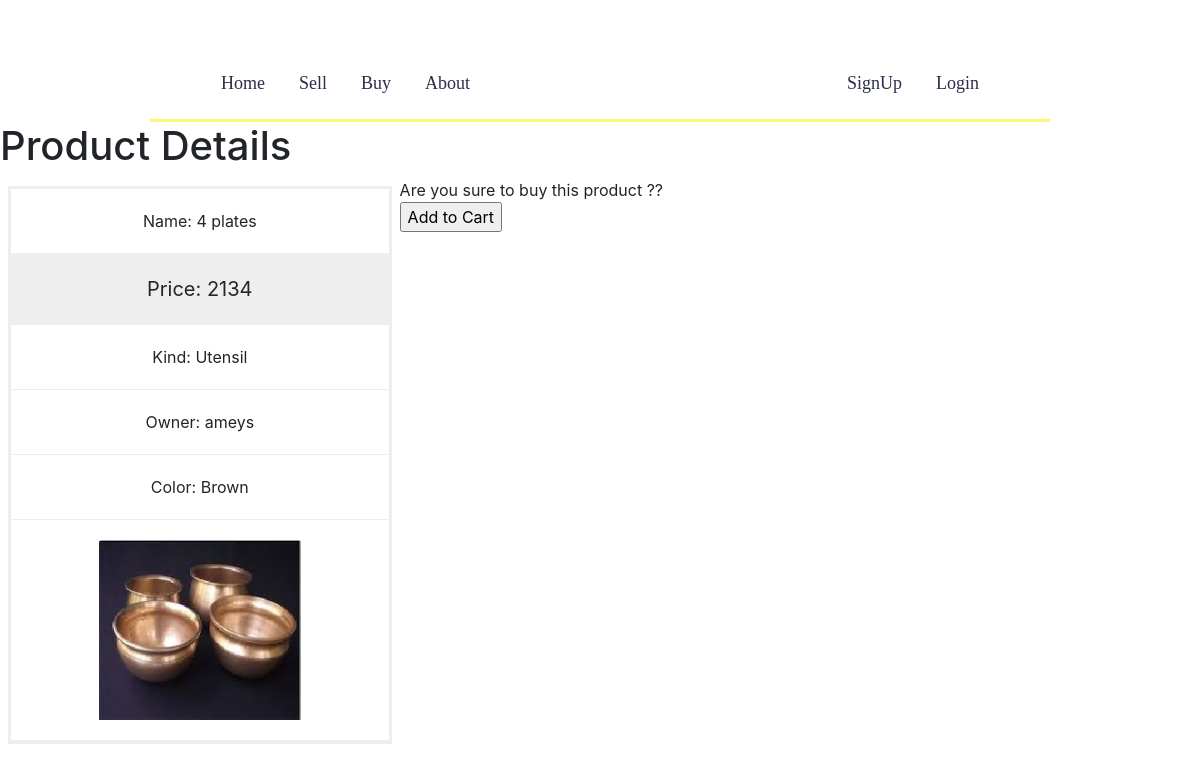
The page /product/8 on the database its author committed.
### app/models.py (models this page shows, shortened)
class Product(models.Model):
    prod_name=models.CharField(max_length=100)
    seller=models.ForeignKey(Customer,on_delete=models.CASCADE,related_name='sold_products',null=True)
    kind=models.ForeignKey(Kind,on_delete=models.CASCADE)
    color=models.ForeignKey(Color,on_delete=models.CASCADE)
    price=models.IntegerField()
    image=models.ImageField(upload_to='Product_Images/')
    booked=models.BooleanField(default=False)

class Kind(models.Model):
    category=models.CharField(max_length=100)
    def __str__(self):
        return self.category

class Customer(models.Model):
    user=models.OneToOneField(User,on_delete=models.CASCADE)
    address=models.CharField(max_length=250)
    city=models.ForeignKey(City,on_delete=models.CASCADE)
    def __str__(self):
        return self.user.username

class Color(models.Model):
    color_name=models.CharField(max_length=40)
    def __str__(self):
        return self.color_name

### app/views.py (the view)
# urls.py: path('product/<int:pk>',views.productDetailView.as_view(),name='prodetail')
class productDetailView(DetailView):
    model=models.Product
    context_object_name='product'
    template_name='app/product_details.html'

### templates/app/product_details.html (shortened to what this page needs)
{% extends 'app/base.html' %}
{% block body_block%}
  <h1>Product Details</h1>
  Are you sure to buy this product ??
  <div class="columns">
    <ul class="price" style='background-color:white'>
      <li>Name: {{product.prod_name}}</li>
      <li class="grey">Price: {{product.price}}</li>
      <li>Kind: {{product.kind}}</li>
      <li>Owner: {{product.seller}}</li>
      <li>Color: {{product.color}}</li>
      <li>  <img class="card-img-top"  src="../media/{{product.image}}" alt="images" width='100%' height="180px"></li>
    </ul>
  </div>
{%ifequal product.seller.user.username user.username%}
<h5>Its one of your products ... you cant buy it</h5>
{%else%}
<form class="" action="{% url 'purchase' pk=product.id%}" method="post">
    <input type="submit" value="Add to Cart">
</form>
  {%endifequal%}
{% endblock %}

### static/css/home.css (style rules this page uses)
* { box-sizing:border-box }
.card-img, .card-img-bottom, .card-img-top { -ms-flex-negative: 0; flex-shrink: 0; width: 60%; }
* { box-sizing: border-box; }
.columns { float: left; width: 33.3%; padding: 8px; }
.price { list-style-type: none; border: 3px solid #eee; margin: 0; padding: 0; -webkit-transition: 0.3s; transition: 0.3s; }
.price li { border-bottom: 1px solid #eee; padding: 20px; text-align: center; }
.price .grey { background-color: #eee; font-size: 20px; }

### rows shown on the page
Product: prod_name "4 plates", price "2134", kind "Utensil", seller "ameys", color "Brown", image (picture)
